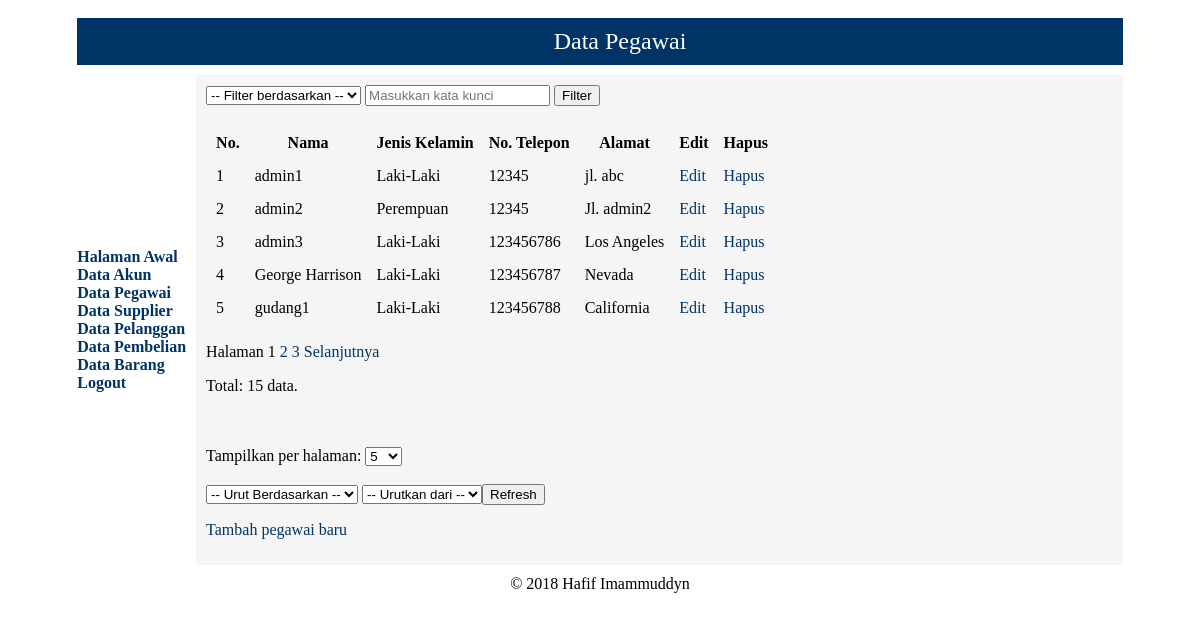
Page /lihat_pegawai.php (signed in) on the earlier database version.
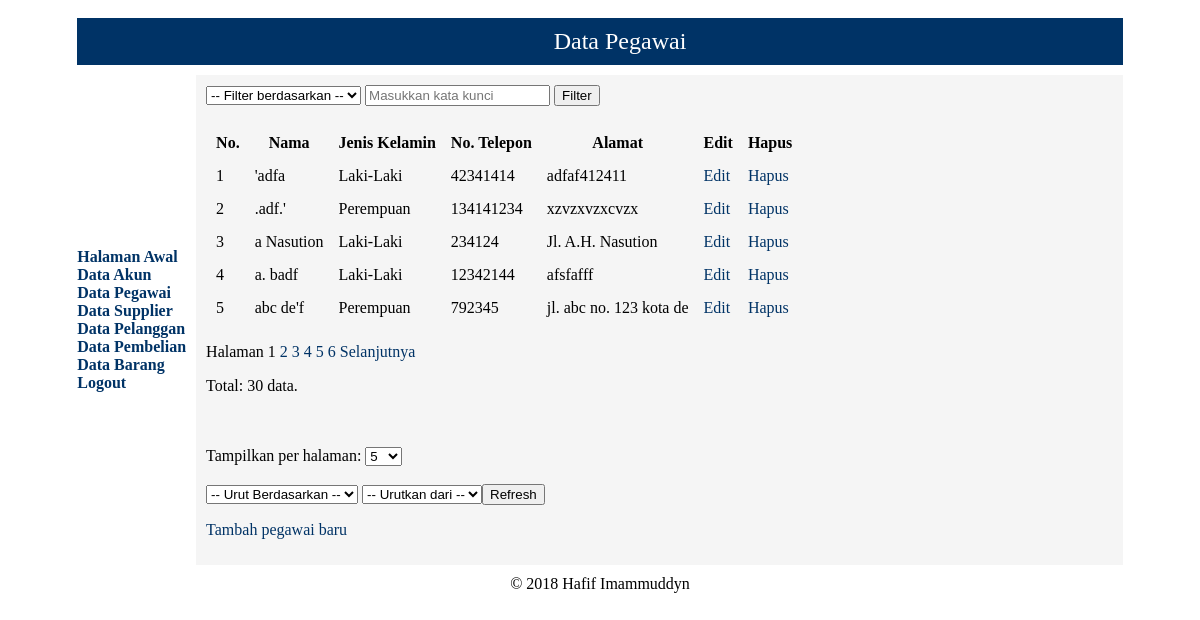
Same page on the later database version.
### tables this page shows
CREATE TABLE `tb_pegawai` (
  `kode_pegawai` int(11) NOT NULL AUTO_INCREMENT,
  `nama_lengkap` varchar(100) NOT NULL,
  `jenis_kelamin` enum('L','P') NOT NULL,
  `no_telepon` varchar(15) NOT NULL,
  `alamat` varchar(255) NOT NULL,
  PRIMARY KEY (`kode_pegawai`)
);

### lihat_pegawai.php (the view, shortened to what the changed rows need)
<?php
if (isset($_GET['display']) && check_five($_GET['display'])) {
    $display = $_GET['display'];
} else {
    if (isset($_SESSION['display'])) {
        $display = $_SESSION['display'];
    } else {
        $display = 5;
    }
}
if (isset($_GET['start']) && check_start($_GET['start'], $display)) {
    $start = $_GET['start'];
} else {
    $start = 0;
}
if (empty($_GET['col']) || empty($_GET['keyword']) || !in_array(strtolower($_GET['col']), ['1', '2', '3', '4'])) {
    $col = $keyword = FALSE;
} else {
    $col = trim(htmlentities(strip_tags($_GET['col'])));
    $keyword = trim(htmlentities(strip_tags($_GET['keyword'])));
}
if (isset($_GET['c'], $_GET['o']) && in_array($_GET['c'], [1, 2, 3, 4]) && in_array($_GET['o'], [1, 2])) {
    $c = $_GET['c'];
    $o = $_GET['o'];
    $sort_status = true;
} else {
    $c = $o = 1;
}
switch ($c) {
    case 1 : $column = 'nama_lengkap';
             break;
}
if ($o == 2) {
    $ob = 'DESC';
} else {
    $ob = 'ASC';
}
require('mysqli_connect.php');
if ($col && $keyword) {
    switch ($col) {
        case '1' : $colkey = 'nama_lengkap';
                   $hpc = 'Nama';
                   break;
        case '2' : $colkey = 'no_telepon';
                   $hpc = 'No. Telepon';
                   break;
        case '3' : $colkey = 'alamat';
                   $hpc = ucwords($colkey);
                   break;
    }
    $keyword = mysqli_real_escape_string($dbc, $keyword);
    $fq = " WHERE $colkey LIKE '%$keyword%'";
    $search = TRUE;
} else {
    $fq = '';
    $search = FALSE;
}
$q = "SELECT COUNT(*) FROM tb_pegawai $fq";
$r = @mysqli_query($dbc, $q) or die('<h1>Terjadi kesalahan!</h1><p>Kesalahan: ' . mysqli_error($dbc) . '</p>');
list($total_row) = mysqli_fetch_array($r, MYSQLI_NUM);
$q = "SELECT * FROM tb_pegawai $fq ORDER BY $column $ob LIMIT $start, $display";
$r = @mysqli_query($dbc, $q);
if ($r) {
    echo '<form name="pencarian" action="lihat_pegawai.php" method="get">
      <select name="col">
        <option value="">-- Filter berdasarkan --</option>
        <option value="1"' . ((isset($_GET['col']) && ($_GET['col'] == '1')) ? ' selected="selected"' : '') . '>Nama</option>
        <option value="2"' . ((isset($_GET['col']) && ($_GET['col'] == '2')) ? ' selected="selected"' : '') . '>No. Telepon</option>
        <option value="3"' . ((isset($_GET['col']) && ($_GET['col'] == '3')) ? ' selected="selected"' : '') . '>Alamat</option>
      </select>
      <input name="keyword" placeholder="Masukkan kata kunci" type="text" minlength="1" maxlength="255" value="' . ((isset($_GET['keyword']) ? $_GET['keyword'] : '')) . '" />
      <input name="submit" type="submit" value="Filter" />
    </form><br />';
    if ($total_row == 0) {
        if ($search) {
            echo '<p>Data tidak ditemukan.</p>';
        } else {
            echo '<p>Tidak ada data.</p>';
        }
    } else {
        echo '<table border="0" cellspacing="5" cellpadding="5">
          <tr>
            <th>No.</th>
            <th>Nama</th>
            <th>Jenis Kelamin</th>
            <th>No. Telepon</th>
            <th>Alamat</th>
            <th>Edit</th>
            <th>Hapus</th>
          </tr>';
        $no = $start + 1;
        while ($row = mysqli_fetch_array($r, MYSQLI_ASSOC)) {
            echo '<tr>
                <td>' . $no . '</td>
                <td>' . $row['nama_lengkap'] . '</td>
                <td>' . (($row['jenis_kelamin'] == 'L') ? 'Laki-Laki' : 'Perempuan') . '</td>
                <td>' . $row['no_telepon'] . '</td>
                <td>' . $row['alamat'] . '</td>
                <td><a class="navlink" href="edit_pegawai.php?id=' . $row['kode_pegawai'] . '">Edit</a></td>
                <td><a class="navlink" href="hapus_pegawai.php?id=' . $row['kode_pegawai'] . '">Hapus</a></td>
              </tr>';
            $no++;
        }
        echo '</table>';
        if (isset($_GET['c'])) {
            $c = $_GET['c'];
        } else {
            $c = NULL;
        }
        if (isset($_GET['o'])) {
            $o = $_GET['o'];
        } else {
            $o = NULL;
        }
        if ($total_row > $display) {
          $page = ceil($total_row / $display);
        } else {
          $page = 1;
        }
        if ($page > 1) {
            echo '<p>Halaman ';
            $current_page = ($start / $display) + 1;
            for ($i = 1; $i <= $page; $i++) {
                if ($i == $current_page) {
                    echo $i . ' ';
                } else {
                    echo '<a class="navlink" href="lihat_pegawai.php?col=' . $col . '&keyword=' . $keyword . '&start=' . ($display * ($i - 1)) . '&display=' . $display . '&c=' . $c . '&o=' . $o . '">' . $i . ' </a>';
                }
            }
            if ($current_page != $page) {
                echo ' <a class="navlink" href="lihat_pegawai.php?col=' . $col . '&keyword=' . $keyword . '&start=' . ($start + $display) . '&display=' . $display . '&c=' . $c . '&o=' . $o . '">Selanjutnya</a>';
            }
            echo '</p>';
        }
        echo '<p>Total: ' . $total_row . ' data.</p>';
        echo '<br /><br />
          <form name="sorting" action="lihat_pegawai.php" method="get">
            <label>Tampilkan per halaman: </label>
            <select name="display">
              <option value="5"' . (($display == 5) ? ' selected="selected"' : '') . '>5</option>
              <option value="10"' . (($display == 10) ? ' selected="selected"' : '') . '>10</option>
              <option value="15"' . (($display == 15) ? ' selected="selected"' : '') . '>15</option>
            </select>
            <br />
            <br />
            <select name="c">
              <option value="">-- Urut Berdasarkan --</option>
              <option value="1"' . ((isset($_GET['c']) && ($_GET['c'] == 1)) ? ' selected="selected"' : '') . '>Nama</option>
              <option value="2"' . ((isset($_GET['c']) && ($_GET['c'] == 2)) ? ' selected="selected"' : '') . '>Jenis Kelamin</option>
              <option value="3"' . ((isset($_GET['c']) && ($_GET['c'] == 3)) ? ' selected="selected"' : '') . '>No. Telepon</option>
              <option value="4"' . ((isset($_GET['c']) && ($_GET['c'] == 4)) ? ' selected="selected"' : '') . '>Alamat</option>
            </select>
            <select name="o">
              <option value="">-- Urutkan dari --</option>
              <option value="1"' . ((isset($_GET['o']) && ($_GET['o'] == 1)) ? ' selected="selected"' : '') . '>A-Z</option>
              <option value="2"' . ((isset($_GET['o']) && ($_GET['o'] == 2)) ? ' selected="selected"' : '') . '>Z-A</option>
            </select>';
        echo '<input name="submit" type="submit" value="Refresh" />
          </form>';
    }
} else {
    echo '<h1>Terjadi kesalahan!</h1><p>Kesalahan:<br />' . mysqli_error($dbc) . '</p>';
}
echo '<p><a class="navlink" href="input_pegawai.php">Tambah pegawai baru</a></p>';
?>

Differences in the rows shown:
no longer on this page (row unchanged): tb_pegawai: nama_lengkap "admin1", jenis_kelamin "Laki-Laki", no_telepon "12345", alamat "jl. abc"
no longer on this page (row unchanged): tb_pegawai: nama_lengkap "admin2", jenis_kelamin "Perempuan", no_telepon "12345", alamat "Jl. admin2"
no longer on this page (row unchanged): tb_pegawai: nama_lengkap "admin3", jenis_kelamin "Laki-Laki", no_telepon "123456786", alamat "Los Angeles"
no longer on this page (row unchanged): tb_pegawai: nama_lengkap "George Harrison", jenis_kelamin "Laki-Laki", no_telepon "123456787", alamat "Nevada"
no longer on this page (row unchanged): tb_pegawai: nama_lengkap "gudang1", jenis_kelamin "Laki-Laki", no_telepon "123456788", alamat "California"
added tb_pegawai: nama_lengkap "'adfa", jenis_kelamin "Laki-Laki", no_telepon "42341414", alamat "adfaf412411"
added tb_pegawai: nama_lengkap ".adf.'", jenis_kelamin "Perempuan", no_telepon "134141234", alamat "xzvzxvzxcvzx"
added tb_pegawai: nama_lengkap "a Nasution", jenis_kelamin "Laki-Laki", no_telepon "234124", alamat "Jl. A.H. Nasution"
added tb_pegawai: nama_lengkap "a. badf", jenis_kelamin "Laki-Laki", no_telepon "12342144", alamat "afsfafff"
added tb_pegawai: nama_lengkap "abc de'f", jenis_kelamin "Perempuan", no_telepon "792345", alamat "jl. abc no. 123 kota de"
Other differences:
$total_row: "15" → "30"
new list line: "4"
new list line: "5"
new list line: "6"
